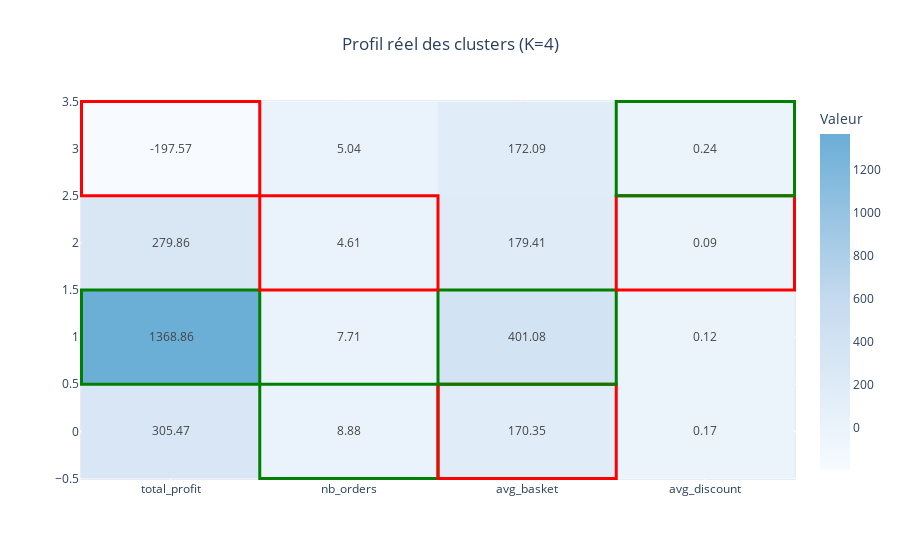

The notebook cell this image was saved under:
### Code cell
import plotly.graph_objects as go
import numpy as np

cols = ["total_profit", "nb_orders", "avg_basket", "avg_discount"]

cluster_profile = (
    client_clean
    .groupby("cluster")[cols]
    .mean()
    .round(2)
)

# Détection max/min
max_mask = cluster_profile.eq(cluster_profile.max())
min_mask = cluster_profile.eq(cluster_profile.min())

# Palette claire personnalisée
colorscale = [
    [0, "#f7fbff"],
    [0.5, "#c6dbef"],
    [1, "#6baed6"]
]

fig = go.Figure()

fig.add_trace(go.Heatmap(
    z=cluster_profile.values,
    x=cluster_profile.columns,
    y=cluster_profile.index,
    colorscale=colorscale,
    text=cluster_profile.values,
    texttemplate="%{text}",
    colorbar=dict(title="Valeur")
))

# Encadrement discret
for i in range(cluster_profile.shape[0]):
    for j in range(cluster_profile.shape[1]):

        if max_mask.iloc[i, j]:
            fig.add_shape(
                type="rect",
                x0=j-0.5, x1=j+0.5,
                y0=i-0.5, y1=i+0.5,
                line=dict(color="green", width=3)
            )

        if min_mask.iloc[i, j]:
            fig.add_shape(
                type="rect",
                x0=j-0.5, x1=j+0.5,
                y0=i-0.5, y1=i+0.5,
                line=dict(color="red", width=3)
            )

fig.update_layout(
    title="Profil réel des clusters (K=4)",
    title_x=0.5
)

fig.show()

### Figure 1 — Plotly figure (JSON) as saved in the notebook; plotly's stock layout.template omitted (floating-point values rounded to 4 significant figures)
{"data": [{"colorbar": {"title": {"text": "Valeur"}}, "colorscale": [[0, "#f7fbff"], [0.5, "#c6dbef"], [1, "#6baed6"]], "text": [[305.5, 8.88, 170.3, 0.17], [1369.0, 7.71, 401.1, 0.12], [279.9, 4.61, 179.4, 0.09], [-197.6, 5.04, 172.1, 0.24]], "texttemplate": "%{text}", "type": "heatmap", "x": ["total_profit", "nb_orders", "avg_basket", "avg_discount"], "y": [0, 1, 2, 3], "z": [[305.5, 8.88, 170.3, 0.17], [1369.0, 7.71, 401.1, 0.12], [279.9, 4.61, 179.4, 0.09], [-197.6, 5.04, 172.1, 0.24]]}], "layout": {"shapes": [{"line": {"color": "green", "width": 3}, "type": "rect", "x0": 0.5, "x1": 1.5, "y0": -0.5, "y1": 0.5}, {"line": {"color": "red", "width": 3}, "type": "rect", "x0": 1.5, "x1": 2.5, "y0": -0.5, "y1": 0.5}, {"line": {"color": "green", "width": 3}, "type": "rect", "x0": -0.5, "x1": 0.5, "y0": 0.5, "y1": 1.5}, {"line": {"color": "green", "width": 3}, "type": "rect", "x0": 1.5, "x1": 2.5, "y0": 0.5, "y1": 1.5}, {"line": {"color": "red", "width": 3}, "type": "rect", "x0": 0.5, "x1": 1.5, "y0": 1.5, "y1": 2.5}, {"line": {"color": "red", "width": 3}, "type": "rect", "x0": 2.5, "x1": 3.5, "y0": 1.5, "y1": 2.5}, {"line": {"color": "red", "width": 3}, "type": "rect", "x0": -0.5, "x1": 0.5, "y0": 2.5, "y1": 3.5}, {"line": {"color": "green", "width": 3}, "type": "rect", "x0": 2.5, "x1": 3.5, "y0": 2.5, "y1": 3.5}], "title": {"text": "Profil réel des clusters (K=4)", "x": 0.5}}}
